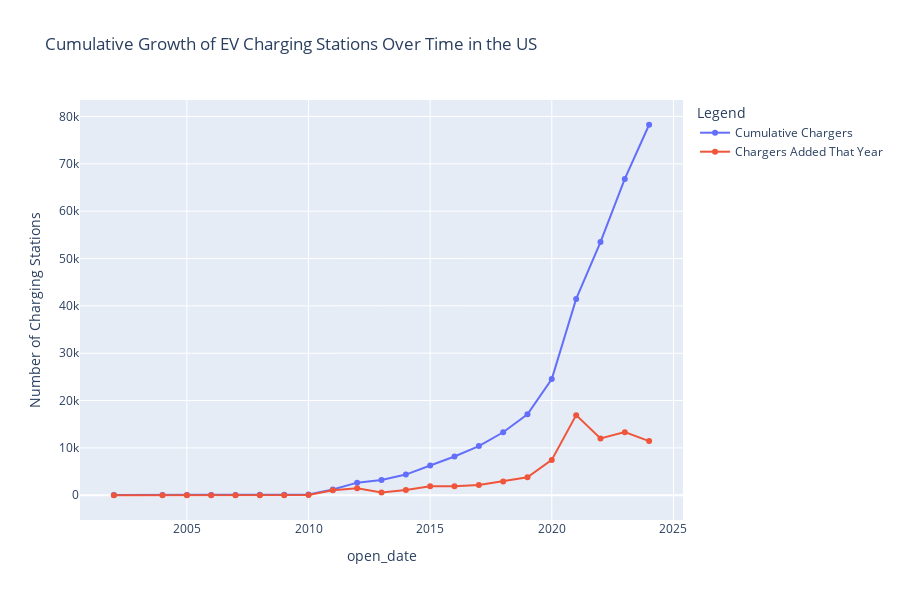

The cell this chart's notebook holds for it:
### Code cell
# Create a Plotly line chart for Cumulative Growth of EV Charging Stations Over Time in the US
fig = px.line(
    growth_df, 
    x='open_date', 
    y=['cumulative_stations', 'stations_confirmed'],
    labels={'value': 'Number of Charging Stations',
            'variable': 'Legend'},
    title='Cumulative Growth of EV Charging Stations Over Time in the US',
    width=900,  # Set desired width
    height=600   # Set desired height
)

# Update the traces for better visualization
fig.update_traces(mode='lines+markers')

# Customize the legend
fig.for_each_trace(lambda t: t.update(name={'cumulative_stations': 'Cumulative Chargers',
                                            'stations_confirmed': 'Chargers Added That Year'}
                                            [t.name]))
fig.show()

### Figure 1 — Plotly figure (JSON) as saved in the notebook; plotly's stock layout.template omitted (floating-point values rounded to 4 significant figures)
{"data": [{"hovertemplate": "Legend=cumulative_stations<br>open_date=%{x}<br>Number of Charging Stations=%{y}<extra></extra>", "legendgroup": "cumulative_stations", "line": {"color": "#636efa", "dash": "solid"}, "marker": {"symbol": "circle"}, "mode": "lines+markers", "name": "Cumulative Chargers", "orientation": "v", "showlegend": true, "type": "scatter", "x": ["2002-01-01T00:00:00", "2004-01-01T00:00:00", "2005-01-01T00:00:00", "2006-01-01T00:00:00", "2007-01-01T00:00:00", "2008-01-01T00:00:00", "2009-01-01T00:00:00", "2010-01-01T00:00:00", "2011-01-01T00:00:00", "2012-01-01T00:00:00", "2013-01-01T00:00:00", "2014-01-01T00:00:00", "2015-01-01T00:00:00", "2016-01-01T00:00:00", "2017-01-01T00:00:00", "2018-01-01T00:00:00", "2019-01-01T00:00:00", "2020-01-01T00:00:00", "2021-01-01T00:00:00", "2022-01-01T00:00:00", "2023-01-01T00:00:00", "2024-01-01T00:00:00"], "xaxis": "x", "y": [52, 67, 70, 73, 74, 93, 105, 154, 1209, 2664, 3236, 4369, 6279, 8196, 10388, 13302, 17089, 24555, 41476, 53481, 66813, 78252], "yaxis": "y"}, {"hovertemplate": "Legend=stations_confirmed<br>open_date=%{x}<br>Number of Charging Stations=%{y}<extra></extra>", "legendgroup": "stations_confirmed", "line": {"color": "#EF553B", "dash": "solid"}, "marker": {"symbol": "circle"}, "mode": "lines+markers", "name": "Chargers Added That Year", "orientation": "v", "showlegend": true, "type": "scatter", "x": ["2002-01-01T00:00:00", "2004-01-01T00:00:00", "2005-01-01T00:00:00", "2006-01-01T00:00:00", "2007-01-01T00:00:00", "2008-01-01T00:00:00", "2009-01-01T00:00:00", "2010-01-01T00:00:00", "2011-01-01T00:00:00", "2012-01-01T00:00:00", "2013-01-01T00:00:00", "2014-01-01T00:00:00", "2015-01-01T00:00:00", "2016-01-01T00:00:00", "2017-01-01T00:00:00", "2018-01-01T00:00:00", "2019-01-01T00:00:00", "2020-01-01T00:00:00", "2021-01-01T00:00:00", "2022-01-01T00:00:00", "2023-01-01T00:00:00", "2024-01-01T00:00:00"], "xaxis": "x", "y": [16, 15, 3, 3, 1, 19, 12, 49, 1055, 1455, 572, 1133, 1910, 1917, 2192, 2914, 3787, 7466, 16921, 12005, 13332, 11439], "yaxis": "y"}], "layout": {"height": 600, "legend": {"title": {"text": "Legend"}, "tracegroupgap": 0}, "title": {"text": "Cumulative Growth of EV Charging Stations Over Time in the US"}, "width": 900, "xaxis": {"anchor": "y", "domain": [0, 1], "title": {"text": "open_date"}}, "yaxis": {"anchor": "x", "domain": [0, 1], "title": {"text": "Number of Charging Stations"}}}}
